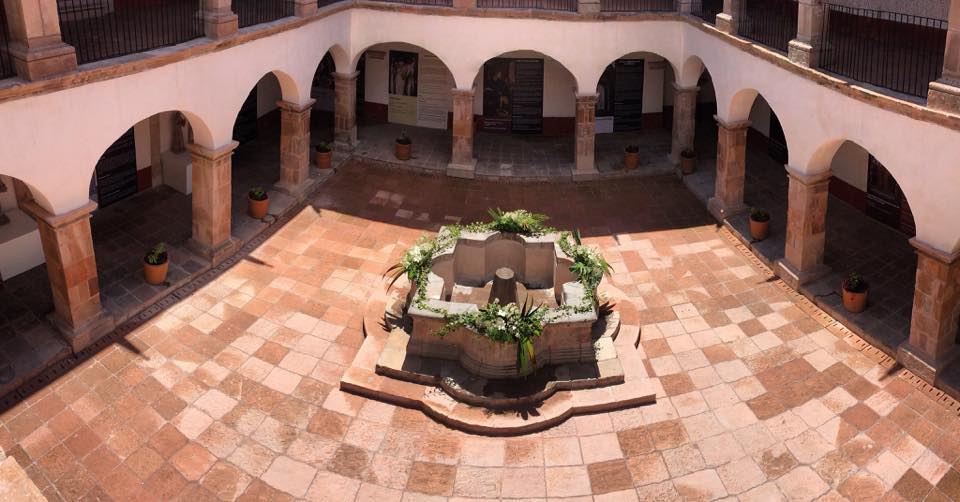
#> input picture demo/49199_original.jpeg, 960 x 502 px
$ python otra_opcion3.py ../demo/49199_original.jpeg ../demo/49199_recortada90.pn
#> lines starting #> are read from the running program, lines starting #| are printed output that depends on the picture
"""
Compara dos imágenes utilizando detección y descripción de características con OpenCV.
Este método es robusto a cambios de escala, rotación y ciertas variaciones de iluminación.
Usa el algoritmo SIFT para detectar puntos clave y describirlos, seguido de un emparejamiento
de características para evaluar la similitud.

python3 ./otra_opcion3.py ../demo/49199_original.jpeg ../demo/49199_recortada90.pn

"""
import sys
import cv2
import numpy as np

def comparar_features_opencv(ruta_img1, ruta_img2):
    # 1. Cargar imágenes en escala de grises
#> called with ruta_img1 = '../demo/49199_original.jpeg', ruta_img2 = '../demo/49199_recortada90.pn'
    img1 = cv2.imread(ruta_img1, cv2.IMREAD_GRAYSCALE)
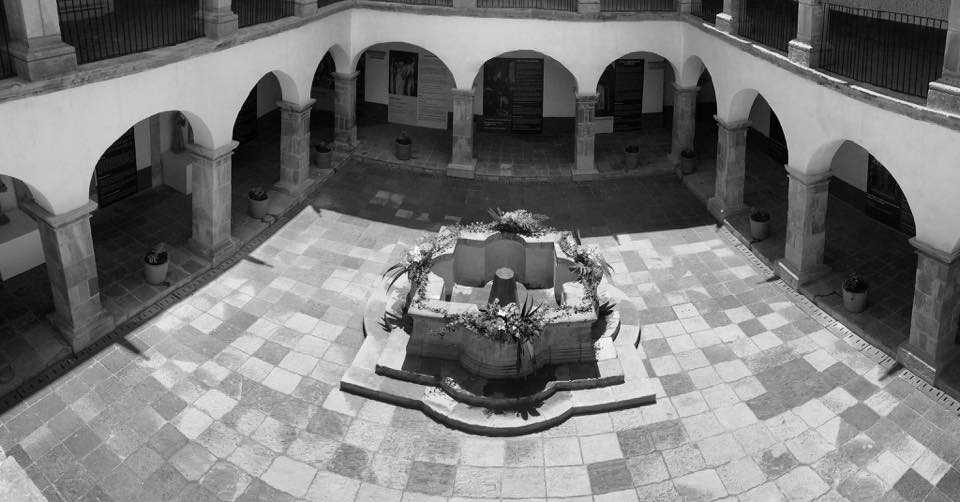
#> img1: shape (502, 960); min 0, max 255, mean 119.6
    img2 = cv2.imread(ruta_img2, cv2.IMREAD_GRAYSCALE)

    if img1 is None or img2 is None:
        return "Error al cargar imágenes"

    # 2. Inicializar el detector SIFT
    # SIFT es excelente porque es invariante a escala, rotación e iluminación.
    sift = cv2.SIFT_create()

    # 3. Encontrar los Keypoints y Descriptores
    # Keypoint: Punto de interés (esquina, borde).
    # Descriptor: Huella digital matemática de ese punto.
    kp1, des1 = sift.detectAndCompute(img1, None)
    kp2, des2 = sift.detectAndCompute(img2, None)

    # Si no hay características suficientes, abortar
    if des1 is None or des2 is None:
        return "No se encontraron características suficientes."

    # 4. Emparejamiento (Matching)
    # Usamos FLANN para velocidad, o BFMatcher para precisión absoluta.
    # Aquí usamos BFMatcher (Fuerza Bruta) con normalización L2 (típica para SIFT)
    bf = cv2.BFMatcher(cv2.NORM_L2)

    # knnMatch devuelve los 2 mejores matches para cada punto (k=2)
    matches = bf.knnMatch(des1, des2, k=2)

    # 5. Aplicar el "Ratio Test" de David Lowe
    # Esta es la CLAVE de la calidad. Descartamos falsos positivos.
    # Un match es bueno solo si es mucho mejor que el segundo mejor match.
    buenos_matches = []
    for m, n in matches:
        if m.distance < 0.75 * n.distance:
            buenos_matches.append(m)

    # 6. Calcular métrica de similitud
    # No es un porcentaje directo, pero podemos inferirlo basado en la cantidad de matches
    # relativos a la cantidad de puntos encontrados.
    numero_puntos_clave = min(len(kp1), len(kp2))
    porcentaje_match = (len(buenos_matches) / numero_puntos_clave) * 100

    # Opcional: Dibujar los matches para verlos visualmente
    # img_matches = cv2.drawMatches(img1, kp1, img2, kp2, buenos_matches, None)
    # cv2.imshow("Matches", img_matches); cv2.waitKey(0)

    return {
        "Puntos_Clave_Img1": len(kp1),
        "Puntos_Clave_Img2": len(kp2),
        "Matches_De_Alta_Calidad": len(buenos_matches),
        "Score_Similitud": f"{porcentaje_match:.2f}%", # > 5-10% suele ser muy alto en Feature Matching
        "Conclusion": "Coincidencia Detectada" if len(buenos_matches) > 10 else "Poca o nula coincidencia"
    }

# USO
imagen1 = sys.argv[1]
imagen2 = sys.argv[2]

resultado = comparar_features_opencv(imagen1,imagen2)
print(resultado)
